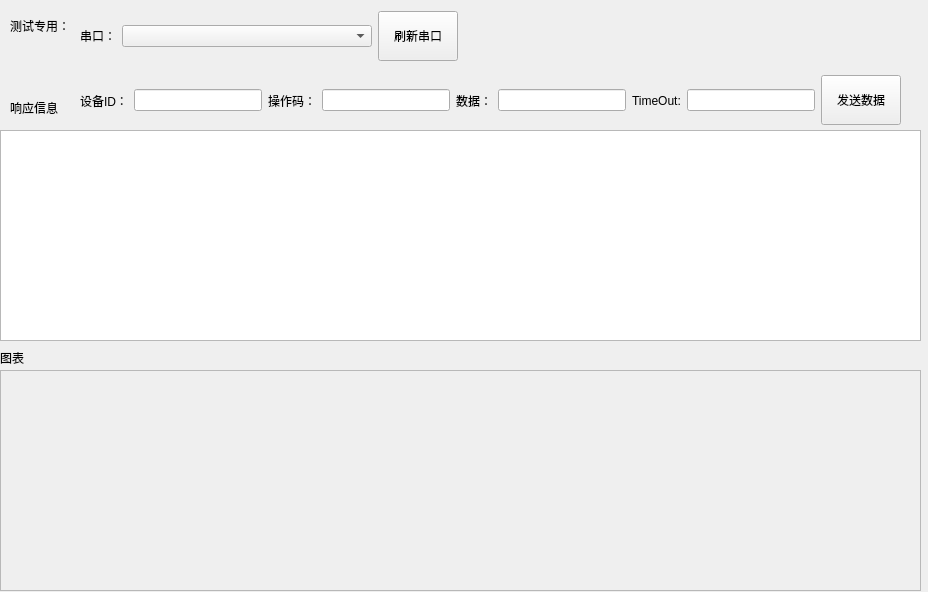
<?xml version="1.0" encoding="UTF-8"?>
<ui version="4.0">
 <class>tab3_frame</class>
 <widget class="QWidget" name="tab3_frame">
  <property name="geometry">
   <rect>
    <x>0</x>
    <y>0</y>
    <width>928</width>
    <height>592</height>
   </rect>
  </property>
  <property name="windowTitle">
   <string>Form</string>
  </property>
  <property name="styleSheet">
   <string notr="true"/>
  </property>
  <widget class="QLabel" name="label">
   <property name="geometry">
    <rect>
     <x>10</x>
     <y>10</y>
     <width>71</width>
     <height>31</height>
    </rect>
   </property>
   <property name="text">
    <string>测试专用：</string>
   </property>
  </widget>
  <widget class="QLabel" name="label_4">
   <property name="geometry">
    <rect>
     <x>10</x>
     <y>100</y>
     <width>54</width>
     <height>16</height>
    </rect>
   </property>
   <property name="text">
    <string>响应信息</string>
   </property>
  </widget>
  <widget class="QLabel" name="label_5">
   <property name="geometry">
    <rect>
     <x>0</x>
     <y>350</y>
     <width>54</width>
     <height>16</height>
    </rect>
   </property>
   <property name="text">
    <string>图表</string>
   </property>
  </widget>
  <widget class="QWidget" name="horizontalLayoutWidget">
   <property name="geometry">
    <rect>
     <x>80</x>
     <y>10</y>
     <width>611</width>
     <height>52</height>
    </rect>
   </property>
   <layout class="QHBoxLayout" name="horizontalLayout">
    <item>
     <widget class="QLabel" name="label_2">
      <property name="text">
       <string>串口：</string>
      </property>
     </widget>
    </item>
    <item>
     <widget class="QComboBox" name="port_combox">
      <property name="minimumSize">
       <size>
        <width>250</width>
        <height>0</height>
       </size>
      </property>
     </widget>
    </item>
    <item>
     <widget class="QPushButton" name="refresh_port_btn">
      <property name="minimumSize">
       <size>
        <width>0</width>
        <height>50</height>
       </size>
      </property>
      <property name="text">
       <string>刷新串口</string>
      </property>
     </widget>
    </item>
    <item>
     <spacer name="horizontalSpacer">
      <property name="orientation">
       <enum>Qt::Horizontal</enum>
      </property>
      <property name="sizeHint" stdset="0">
       <size>
        <width>40</width>
        <height>20</height>
       </size>
      </property>
     </spacer>
    </item>
   </layout>
  </widget>
  <widget class="QListWidget" name="responselist">
   <property name="geometry">
    <rect>
     <x>0</x>
     <y>130</y>
     <width>921</width>
     <height>211</height>
    </rect>
   </property>
  </widget>
  <widget class="QWidget" name="horizontalLayoutWidget_2">
   <property name="geometry">
    <rect>
     <x>80</x>
     <y>70</y>
     <width>821</width>
     <height>61</height>
    </rect>
   </property>
   <layout class="QHBoxLayout" name="horizontalLayout_2">
    <item>
     <widget class="QLabel" name="label_7">
      <property name="text">
       <string>设备ID：</string>
      </property>
     </widget>
    </item>
    <item>
     <widget class="QLineEdit" name="slave_line"/>
    </item>
    <item>
     <widget class="QLabel" name="label_8">
      <property name="text">
       <string>操作码：</string>
      </property>
     </widget>
    </item>
    <item>
     <widget class="QLineEdit" name="function_line"/>
    </item>
    <item>
     <widget class="QLabel" name="label_3">
      <property name="text">
       <string>数据：</string>
      </property>
     </widget>
    </item>
    <item>
     <widget class="QLineEdit" name="data_line">
      <property name="minimumSize">
       <size>
        <width>100</width>
        <height>0</height>
       </size>
      </property>
     </widget>
    </item>
    <item>
     <widget class="QLabel" name="label_6">
      <property name="text">
       <string>TimeOut:</string>
      </property>
     </widget>
    </item>
    <item>
     <widget class="QLineEdit" name="timeout_line">
      <property name="text">
       <string/>
      </property>
     </widget>
    </item>
    <item>
     <widget class="QPushButton" name="send_btn">
      <property name="minimumSize">
       <size>
        <width>0</width>
        <height>50</height>
       </size>
      </property>
      <property name="text">
       <string>发送数据</string>
      </property>
     </widget>
    </item>
   </layout>
  </widget>
  <widget class="QWidget" name="verticalLayoutWidget">
   <property name="geometry">
    <rect>
     <x>0</x>
     <y>370</y>
     <width>921</width>
     <height>221</height>
    </rect>
   </property>
   <layout class="QVBoxLayout" name="chart_layout">
    <item>
     <widget class="QFrame" name="chart_layout_frame">
      <property name="frameShape">
       <enum>QFrame::StyledPanel</enum>
      </property>
      <property name="frameShadow">
       <enum>QFrame::Raised</enum>
      </property>
     </widget>
    </item>
   </layout>
  </widget>
 </widget>
 <resources>
  <include location="../resource/mainPage.qrc"/>
 </resources>
 <connections/>
</ui>
